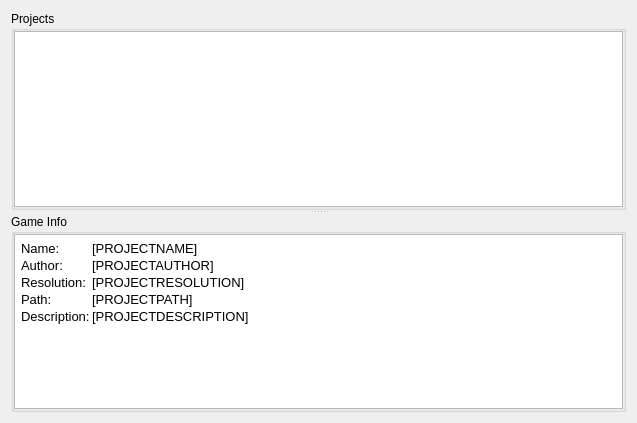
<?xml version="1.0" encoding="UTF-8"?>
<ui version="4.0">
 <class>StartPage</class>
 <widget class="QWidget" name="StartPage">
  <property name="windowModality">
   <enum>Qt::WindowModal</enum>
  </property>
  <property name="geometry">
   <rect>
    <x>0</x>
    <y>0</y>
    <width>637</width>
    <height>423</height>
   </rect>
  </property>
  <property name="windowTitle">
   <string>Form</string>
  </property>
  <layout class="QVBoxLayout" name="verticalLayout">
   <item>
    <widget class="QSplitter" name="splitter">
     <property name="orientation">
      <enum>Qt::Vertical</enum>
     </property>
     <widget class="QGroupBox" name="groupBox">
      <property name="title">
       <string>Projects</string>
      </property>
      <layout class="QGridLayout" name="gridLayout">
       <property name="leftMargin">
        <number>0</number>
       </property>
       <property name="topMargin">
        <number>0</number>
       </property>
       <property name="rightMargin">
        <number>0</number>
       </property>
       <property name="bottomMargin">
        <number>0</number>
       </property>
       <property name="spacing">
        <number>3</number>
       </property>
       <item row="0" column="0">
        <widget class="QListWidget" name="projectIcons">
         <property name="dragDropMode">
          <enum>QAbstractItemView::NoDragDrop</enum>
         </property>
         <property name="selectionBehavior">
          <enum>QAbstractItemView::SelectRows</enum>
         </property>
         <property name="iconSize">
          <size>
           <width>32</width>
           <height>32</height>
          </size>
         </property>
         <property name="movement">
          <enum>QListView::Snap</enum>
         </property>
         <property name="resizeMode">
          <enum>QListView::Adjust</enum>
         </property>
         <property name="gridSize">
          <size>
           <width>120</width>
           <height>120</height>
          </size>
         </property>
         <property name="viewMode">
          <enum>QListView::IconMode</enum>
         </property>
         <property name="uniformItemSizes">
          <bool>true</bool>
         </property>
         <property name="wordWrap">
          <bool>true</bool>
         </property>
         <property name="sortingEnabled">
          <bool>false</bool>
         </property>
        </widget>
       </item>
      </layout>
     </widget>
     <widget class="QGroupBox" name="groupBox_2">
      <property name="title">
       <string>Game Info</string>
      </property>
      <property name="flat">
       <bool>false</bool>
      </property>
      <layout class="QVBoxLayout" name="verticalLayout_2">
       <property name="leftMargin">
        <number>0</number>
       </property>
       <property name="topMargin">
        <number>0</number>
       </property>
       <property name="rightMargin">
        <number>0</number>
       </property>
       <property name="bottomMargin">
        <number>0</number>
       </property>
       <item>
        <widget class="QTextEdit" name="gameInfoText">
         <property name="readOnly">
          <bool>true</bool>
         </property>
         <property name="html">
          <string>&lt;!DOCTYPE HTML PUBLIC &quot;-//W3C//DTD HTML 4.0//EN&quot; &quot;http://www.w3.org/TR/REC-html40/strict.dtd&quot;&gt;
&lt;html&gt;&lt;head&gt;&lt;meta name=&quot;qrichtext&quot; content=&quot;1&quot; /&gt;&lt;style type=&quot;text/css&quot;&gt;
p, li { white-space: pre-wrap; }
&lt;/style&gt;&lt;/head&gt;&lt;body style=&quot; font-family:'MS Shell Dlg 2'; font-size:8.25pt; font-weight:400; font-style:normal;&quot;&gt;
&lt;table border=&quot;0&quot; style=&quot; margin-top:0px; margin-bottom:0px; margin-left:0px; margin-right:0px;&quot; cellspacing=&quot;2&quot; cellpadding=&quot;0&quot;&gt;
&lt;tr&gt;
&lt;td&gt;
&lt;p style=&quot; margin-top:0px; margin-bottom:0px; margin-left:0px; margin-right:0px; -qt-block-indent:0; text-indent:0px;&quot;&gt;&lt;span style=&quot; font-family:'Sans'; font-size:10pt;&quot;&gt;Name:&lt;/span&gt;&lt;/p&gt;&lt;/td&gt;
&lt;td&gt;
&lt;p style=&quot; margin-top:0px; margin-bottom:0px; margin-left:0px; margin-right:0px; -qt-block-indent:0; text-indent:0px;&quot;&gt;&lt;span style=&quot; font-family:'Sans'; font-size:10pt;&quot;&gt;[PROJECTNAME]&lt;/span&gt;&lt;/p&gt;&lt;/td&gt;&lt;/tr&gt;
&lt;tr&gt;
&lt;td&gt;
&lt;p style=&quot; margin-top:0px; margin-bottom:0px; margin-left:0px; margin-right:0px; -qt-block-indent:0; text-indent:0px;&quot;&gt;&lt;span style=&quot; font-family:'Sans'; font-size:10pt;&quot;&gt;Author:&lt;/span&gt;&lt;/p&gt;&lt;/td&gt;
&lt;td&gt;
&lt;p style=&quot; margin-top:0px; margin-bottom:0px; margin-left:0px; margin-right:0px; -qt-block-indent:0; text-indent:0px;&quot;&gt;&lt;span style=&quot; font-family:'Sans'; font-size:10pt;&quot;&gt;[PROJECTAUTHOR]&lt;/span&gt;&lt;/p&gt;&lt;/td&gt;&lt;/tr&gt;
&lt;tr&gt;
&lt;td&gt;
&lt;p style=&quot; margin-top:0px; margin-bottom:0px; margin-left:0px; margin-right:0px; -qt-block-indent:0; text-indent:0px;&quot;&gt;&lt;span style=&quot; font-family:'Sans'; font-size:10pt;&quot;&gt;Resolution:&lt;/span&gt;&lt;/p&gt;&lt;/td&gt;
&lt;td&gt;
&lt;p style=&quot; margin-top:0px; margin-bottom:0px; margin-left:0px; margin-right:0px; -qt-block-indent:0; text-indent:0px;&quot;&gt;&lt;span style=&quot; font-family:'Sans'; font-size:10pt;&quot;&gt;[PROJECTRESOLUTION]&lt;/span&gt;&lt;/p&gt;&lt;/td&gt;&lt;/tr&gt;
&lt;tr&gt;
&lt;td&gt;
&lt;p style=&quot; margin-top:0px; margin-bottom:0px; margin-left:0px; margin-right:0px; -qt-block-indent:0; text-indent:0px;&quot;&gt;&lt;span style=&quot; font-family:'Sans'; font-size:10pt;&quot;&gt;Path:&lt;/span&gt;&lt;/p&gt;&lt;/td&gt;
&lt;td&gt;
&lt;p style=&quot; margin-top:0px; margin-bottom:0px; margin-left:0px; margin-right:0px; -qt-block-indent:0; text-indent:0px;&quot;&gt;&lt;span style=&quot; font-family:'Sans'; font-size:10pt;&quot;&gt;[PROJECTPATH]&lt;/span&gt;&lt;/p&gt;&lt;/td&gt;&lt;/tr&gt;
&lt;tr&gt;
&lt;td&gt;
&lt;p style=&quot; margin-top:0px; margin-bottom:0px; margin-left:0px; margin-right:0px; -qt-block-indent:0; text-indent:0px;&quot;&gt;&lt;span style=&quot; font-family:'Sans'; font-size:10pt;&quot;&gt;Description:&lt;/span&gt;&lt;/p&gt;&lt;/td&gt;
&lt;td&gt;
&lt;p style=&quot; margin-top:0px; margin-bottom:0px; margin-left:0px; margin-right:0px; -qt-block-indent:0; text-indent:0px;&quot;&gt;&lt;span style=&quot; font-family:'Sans'; font-size:10pt;&quot;&gt;[PROJECTDESCRIPTION]&lt;/span&gt;&lt;/p&gt;&lt;/td&gt;&lt;/tr&gt;&lt;/table&gt;&lt;/body&gt;&lt;/html&gt;</string>
         </property>
        </widget>
       </item>
      </layout>
     </widget>
    </widget>
   </item>
  </layout>
 </widget>
 <resources/>
 <connections/>
</ui>
